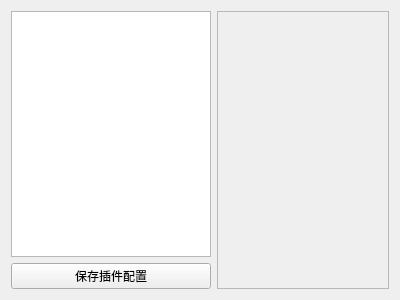
<?xml version="1.0" encoding="UTF-8"?>
<ui version="4.0">
 <class>PluginPage</class>
 <widget class="QWidget" name="PluginPage">
  <property name="geometry">
   <rect>
    <x>0</x>
    <y>0</y>
    <width>400</width>
    <height>300</height>
   </rect>
  </property>
  <property name="windowTitle">
   <string>插件配置</string>
  </property>
  <layout class="QHBoxLayout" name="horizontalLayout" stretch="1, 2">
   <item>
    <layout class="QVBoxLayout" name="vl">
     <item>
      <widget class="QListView" name="pluginNameList">
       <property name="maximumSize">
        <size>
         <width>200</width>
         <height>16777215</height>
        </size>
       </property>
       <property name="editTriggers">
        <set>QAbstractItemView::EditTrigger::NoEditTriggers</set>
       </property>
      </widget>
     </item>
     <item>
      <widget class="QPushButton" name="saveConfigBtn">
       <property name="text">
        <string>保存插件配置</string>
       </property>
      </widget>
     </item>
    </layout>
   </item>
   <item>
    <widget class="QScrollArea" name="scrollArea">
     <property name="widgetResizable">
      <bool>true</bool>
     </property>
     <widget class="QWidget" name="scrollWidget">
         <layout class="QVBoxLayout" name="pluginConfigContent">
         </layout>
     </widget>
    </widget>
   </item>
  </layout>
 </widget>
 <resources/>
 <connections/>
</ui>
